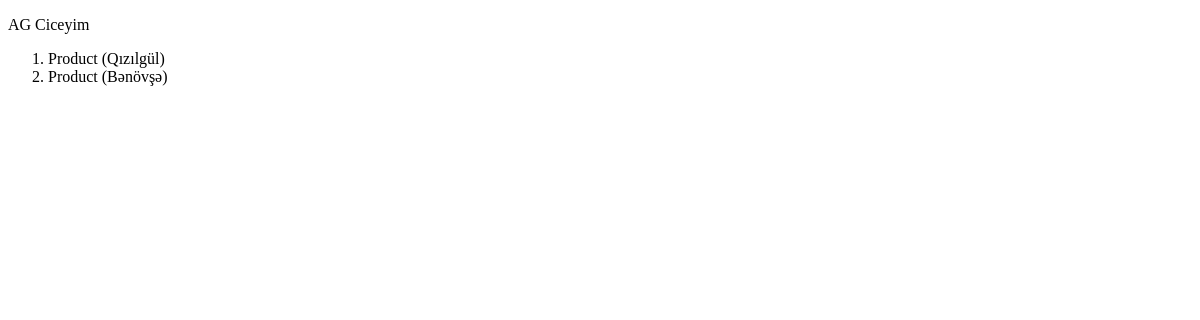
Before: / with the older database file.
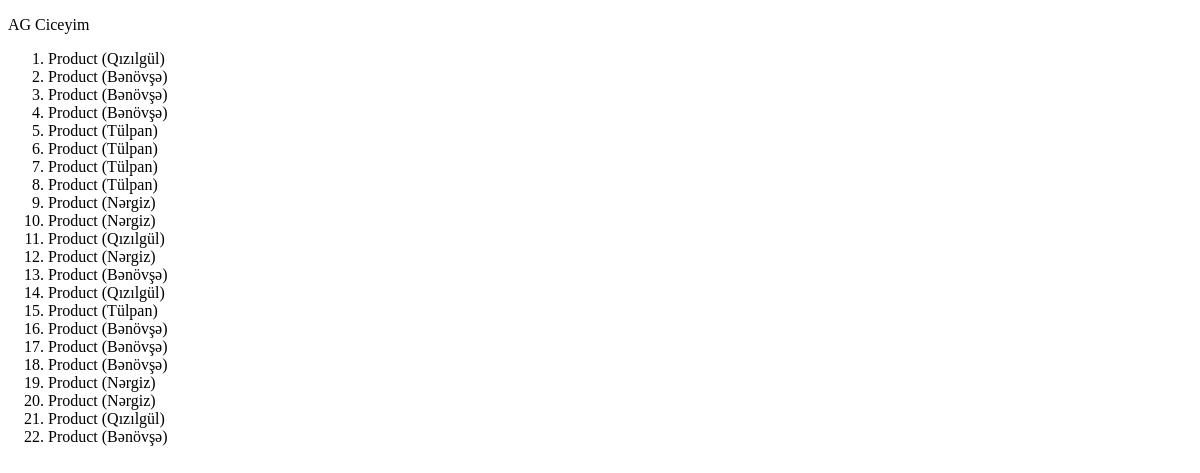
After: the same page with the newer database file.
### products/models.py (models this page shows)
class Product(models.Model):
    flower = models.ForeignKey("Flower", on_delete=models.CASCADE)
    views_count = models.PositiveIntegerField(default=0)
    description = models.TextField(max_length=2000)
    code = models.PositiveSmallIntegerField(default=0)
    price = models.FloatField(default=0)
    def __str__(self) -> str:
        return f"Product ({self.flower})"

class Flower(models.Model):
    name = models.CharField(max_length=32)
    price = models.FloatField(default=0)
    stock_amount = models.PositiveIntegerField(default=0)
    is_main = models.BooleanField(default=False)
    code = models.PositiveSmallIntegerField(default=0)
    def __str__(self) -> str:
        return f"{self.name}"

### products/views.py (the view)
# urls.py: path("", home),
def home(request):
    products = Product.objects.all()
    context = {
        "products": products
    }
    return render(request, "products/home.html", context)

### products/templates/products/home.html (shortened to what this page needs)
<!DOCTYPE html>
<html lang="en">
<head>
</head>
<body>
    <p> AG Ciceyim </p>
    <ol>
        {% for product in products %}
        <li>{{ product }}</li>
        {%endfor%}
    </ol>
</body>
</html>

Changed rows visible on the page:
added Product: flower.name "Product (Bənövşə)"
added Product: flower.name "Product (Bənövşə)"
added Product: flower.name "Product (Tülpan)"
added Product: flower.name "Product (Tülpan)"
added Product: flower.name "Product (Tülpan)"
added Product: flower.name "Product (Tülpan)"
added Product: flower.name "Product (Nərgiz)"
added Product: flower.name "Product (Nərgiz)"
added Product: flower.name "Product (Qızılgül)"
added Product: flower.name "Product (Nərgiz)"
added Product: flower.name "Product (Bənövşə)"
added Product: flower.name "Product (Qızılgül)"
added Product: flower.name "Product (Tülpan)"
added Product: flower.name "Product (Bənövşə)"
added Product: flower.name "Product (Bənövşə)"
added Product: flower.name "Product (Bənövşə)"
added Product: flower.name "Product (Nərgiz)"
added Product: flower.name "Product (Nərgiz)"
added Product: flower.name "Product (Qızılgül)"
added Product: flower.name "Product (Bənövşə)"
